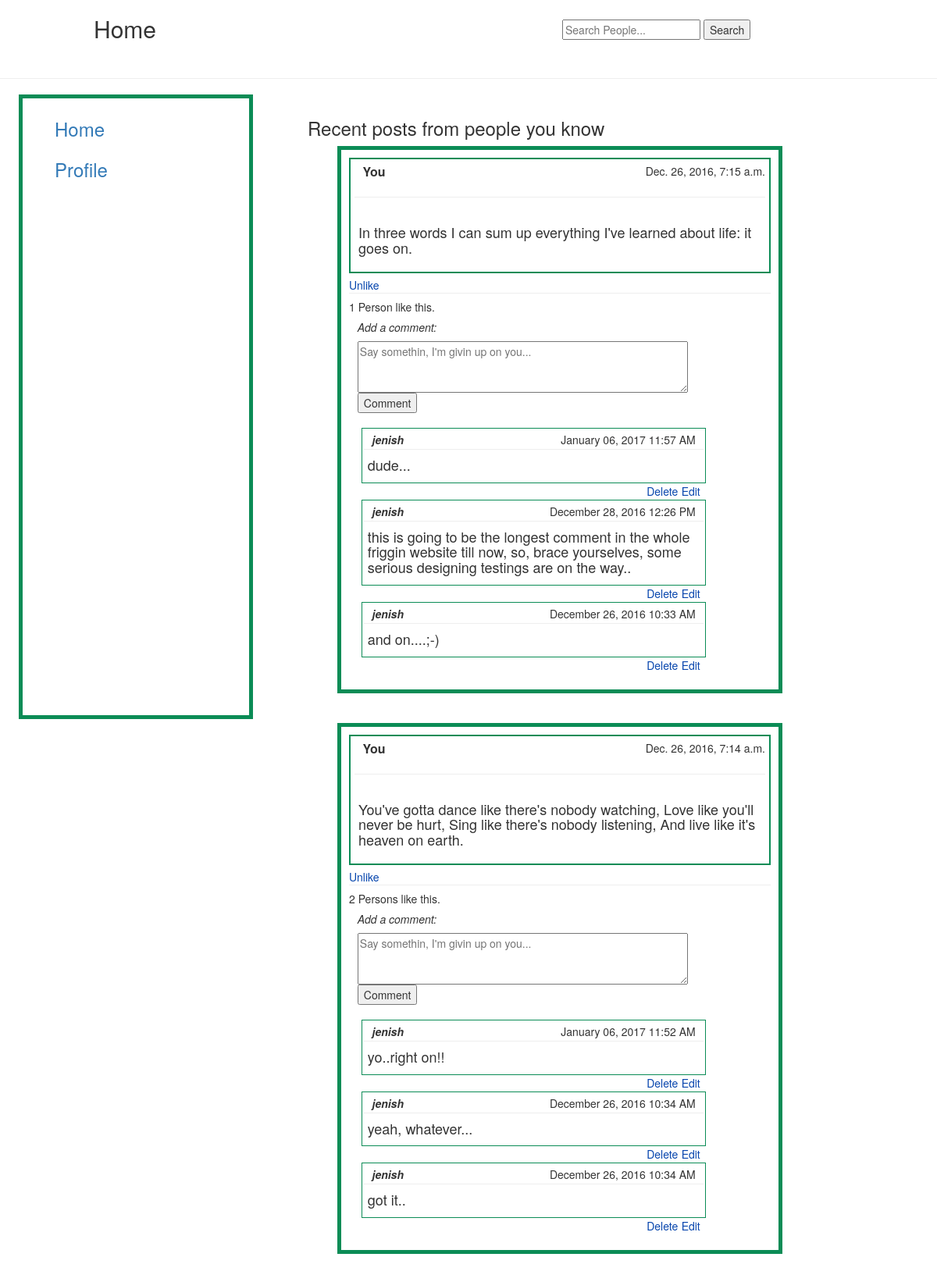
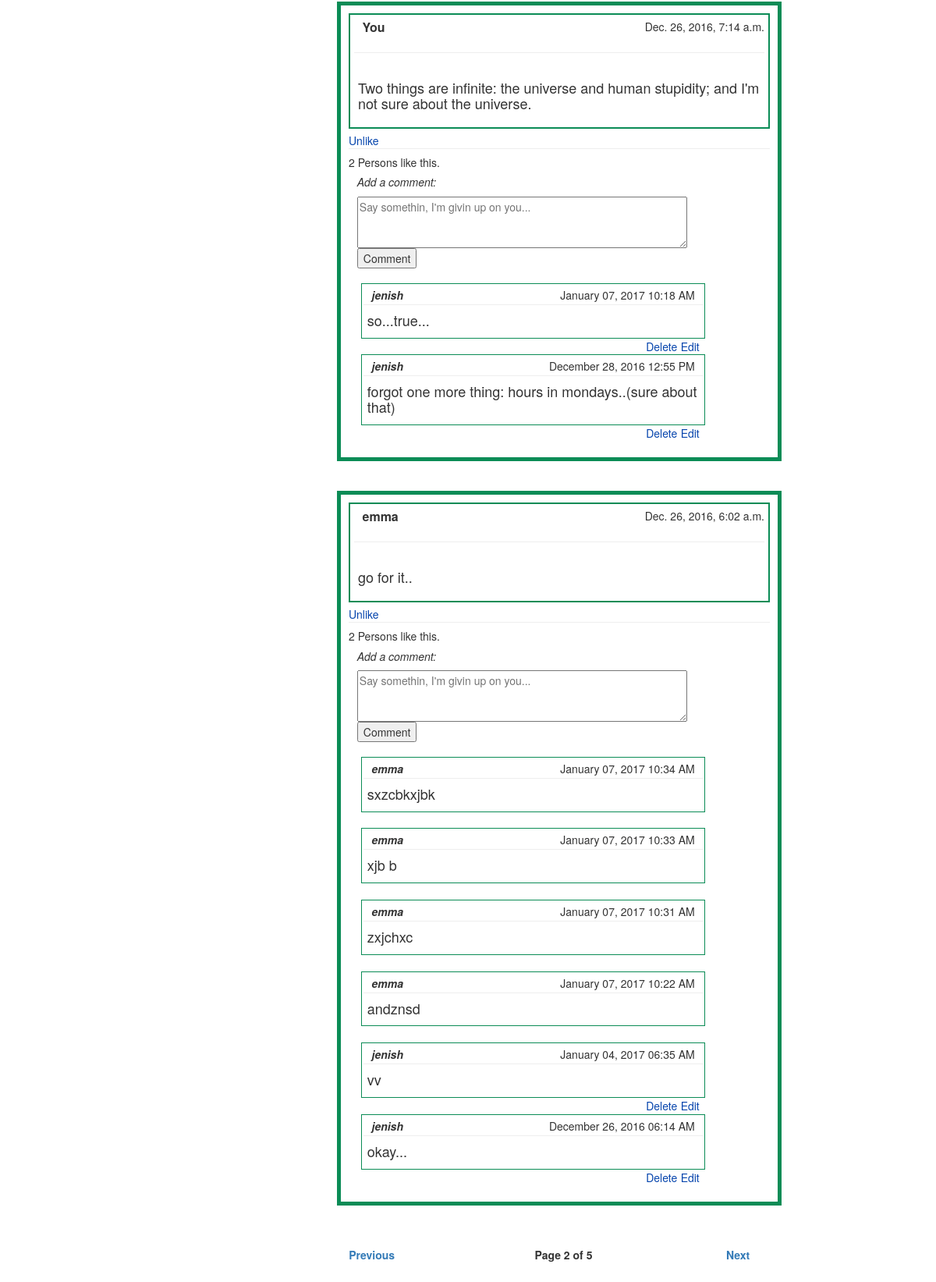
Page /profile/feed/?page=2 (signed in) on the committed database (2 pictures, top to bottom).
### userprofile/models.py (models this page shows, shortened)
class Post(models.Model):
	user = models.ForeignKey(User)
	text = models.CharField(max_length=1000)
	published_on = models.DateTimeField(auto_now_add=True)
	likes = models.PositiveSmallIntegerField(default=0, blank=True, null=True)
	like_flag = models.NullBooleanField(default=False)
	class Meta:
		ordering = ['-published_on']

class Comment(models.Model):
	user = models.ForeignKey(User)
	post = models.ForeignKey(Post)
	comment = models.CharField(max_length=1000)
	published_on = models.DateTimeField(auto_now_add=True)
	class Meta:
		ordering = ['-published_on']

### userprofile/views.py (the view)
def feed(request):
	if not request.user.is_authenticated:
		return HttpResponseRedirect(reverse('login:log_in'))
	else:
		user = request.user
		user_likes = Like.objects.filter(user=user)
		Post.objects.all().update(like_flag=False)
		for l in user_likes:
			post = Post.objects.get(id=l.post_id)
			post.like_flag = True
			post.save()
		posts = posts_in_feed(request)
		posts = sorted(posts, key = lambda x: x.published_on, reverse=True)
		paginator = Paginator(posts, 4)
		try:
			page_posts = paginator.page(request.GET.get('page'))
		except PageNotAnInteger:
			page_posts = paginator.page(1)
		except EmptyPage:
			page_posts = paginator.page(paginator.num_pages)
		return render(request, 'home.html',{'posts':page_posts,'user':user})

### userprofile/views.py (called while the page is built)
def posts_in_feed(request):
	user = request.user
	persons = Person.objects.filter(user=user)
	posts = []
	for person in persons:
			for p in Post.objects.filter(user=person.person):
				posts.append(p)
	for p in Post.objects.filter(user=user):
		posts.append(p)
	return posts

### userprofile/templates/home.html (shortened to what this page needs)
{% load staticfiles %}
<head>
	<link rel="stylesheet" href="https://maxcdn.bootstrapcdn.com/bootstrap/3.3.6/css/bootstrap.min.css">
</head>
<body style="background-color:#;">
	<div style="height:10%">
		<div style="margin-left:10%; width:40%; float:left;" ><h2>Home</h2></div>
		<div style="margin-right:10%; float:right; width:30%; margin-top:25px">
			<form method="GET" action="{% url 'userprofile:find_person' %}">
				<input  id="search_box" type="text" name="search_box"  placeholder="Search People..." >
				<button id="search_submit" type="submit" >Search</button>
			</form>
		</div>
	</div>
	<hr>
	<div class="col-lg-3 col-md-3" style="float:left; margin-left:2%; width:25%; border:#0b8c56 solid 5px; height:100%; background-color:#;">
		<div style="margin:10%"><a href="{% url 'userprofile:feed' %}"><h3>Home</h3></a></div>
		<div style="margin:10%"><a href="{% url 'userprofile:profile' %}"><h3>Profile</h3></a></div>
	</div>
	<div id="recent-posts" class="col-lg-9 col-md-9" style="background-color:#; float:left; padding:10px; width:65%; margin-left:5%; ">
		<div>
			<h3>Recent posts from people you know</h3>
			{% for post in posts %}
			<div id="div_post" postid="{{ post.id }}" class="col-lg-9 col-md-9" style="background-color:#; float:left; padding:10px; margin-left:5%; border:#0b8c56 solid 5px;margin-bottom:5%;">
				<div style="border:#0b8c56 solid 2px; padding:5px; margin-bottom:1%">
					<div style="float:right">{{ post.published_on }}</div>
					{% if post.user == request.user %}
						<div style="margin-left:2%;"><strong style="font-size: initial;">You</strong></div>
					{% else %}
						<div style="margin-left:2%;"><strong style="font-size: initial;">{{ post.user }}</strong></div>
					{% endif %}
					<hr>
					<div style="padding:5px">
						<h4>{{ post.text }}</h4>
					</div>
				</div>
				<div id="post-likes{{ post.id }}">
					{% if not post.like_flag %}
							<a class="like" onclick="like({{post.id}})" style="color:#0645ad; cursor:pointer;">Like</a>
					{% else %}
						<a class="unlike" onclick="unlike({{post.id}})" style="color:#0645ad; cursor:pointer;" >Unlike</a>
					{% endif %}
					<hr style="margin-top:0px; margin-bottom:0px;">
					<h5>{{ post.likes }} Person{{ post.likes|pluralize }} like this.</h5>
				</div>
				<div style="margin-left:2%">
					<h5><i>Add a comment:</i></h5>
					<form id="comment-form" onsubmit="return false">
						<textarea id="comment-text{{post.id}}" name="comment" placeholder="Say somethin, I'm givin up on you..."rows="3" style="width:80%" required="true"></textarea>
						<br>
						<button onclick="add_comment({{ post.id }})">Comment</button>
					</form>
				</div>
				<div id="comment-list{{post.id}}" style="padding:5px; margin-bottom:1%; margin-left:2%;">
					{% for c in post.comment_set.all %}
						<div id="comments{{c.id}}" style="width:85%; padding:2px; border:#0b8c56 solid 1px; margin-bottom:4%;">
							<div style="padding:2px; margin-left:2%; margin-top:px">
								<strong><i>{{ c.user }}</i></strong>
								<span style="float:right; margin-right:2%;">{{ c.published_on|date:"F d, o h:i A" }}</span>
							</div>
							<hr style="margin-top:0px; margin-bottom:5px">
							<div style="margin:5px;">
								<h4>{{ c.comment }}</h4>
							</div>
							{% if c.user == user %}
								<a style="cursor:pointer; color:#0645ad; float:right; margin-right:1%; margin-top:3px;" onclick="edit_comment_box({{c.id}})" >Edit</a>
								<a style="cursor:pointer; color:#0645ad; float:right; margin-right:1%; margin-top:3px;" onclick="delete_comment({{c.id}})" >Delete</a>
							{% endif %}
						</div>
					{% endfor %}
				</div>
			</div>
			{% endfor %}
		</div>
		<div class="pagination" style="margin:2%; margin-left:7%; width:95%">
    		<span class="step-links" style="float:left; width:33%">
        		{% if posts.has_previous %}
            		<STRONG><a href="?page={{ posts.previous_page_number }} ">Previous</a></STRONG>
        		{% endif %}
        	</span>
        	<span class="current" style="width:33%;">
            	<STRONG>Page {{ posts.number }} of {{ posts.paginator.num_pages }}</STRONG>
        	</span>
        	<span style="float:right; width:33%;">
        	{% if posts.has_next %}
            	<STRONG><a href="?page={{ posts.next_page_number }}">Next</a></STRONG>
        	{% endif %}
    		</span>
		</div>
	</div>
</body>

### rows in the picture
Post: published_on "Dec. 26, 2016, 7:15 a.m.", shows "You", text "In three words I can sum up everything I've learned about life: it goes on.", likes "1", comment "Say somethin, I'm givin up on you..."
Comment: user "jenish", published_on "January 06, 2017 11:57 AM", comment "dude..."
Comment: user "jenish", published_on "December 28, 2016 12:26 PM", comment "this is going to be the longest comment in the whole friggin website till now, so, brace yourselves, some serious designing testings are on the way.."
Comment: user "jenish", published_on "December 26, 2016 10:33 AM", comment "and on....;-)"
Post: published_on "Dec. 26, 2016, 7:14 a.m.", shows "You", text "You've gotta dance like there's nobody watching, Love like you'll never be hurt, Sing like there's nobody listening, And live like it's heaven on earth.", likes "2", comment "Say somethin, I'm givin up on you..."
Comment: user "jenish", published_on "January 06, 2017 11:52 AM", comment "yo..right on!!"
Comment: user "jenish", published_on "December 26, 2016 10:34 AM", comment "yeah, whatever..."
Comment: user "jenish", published_on "December 26, 2016 10:34 AM", comment "got it.."
Post: published_on "Dec. 26, 2016, 7:14 a.m.", shows "You", text "Two things are infinite: the universe and human stupidity; and I'm not sure about the universe.", likes "2", comment "Say somethin, I'm givin up on you..."
Comment: user "jenish", published_on "January 07, 2017 10:18 AM", comment "so...true..."
Comment: user "jenish", published_on "December 28, 2016 12:55 PM", comment "forgot one more thing: hours in mondays..(sure about that)"
Post: published_on "Dec. 26, 2016, 6:02 a.m.", user "emma", text "go for it..", likes "2", comment "Say somethin, I'm givin up on you..."
Comment: user "emma", published_on "January 07, 2017 10:34 AM", comment "sxzcbkxjbk"
Comment: user "emma", published_on "January 07, 2017 10:33 AM", comment "xjb b"
Comment: user "emma", published_on "January 07, 2017 10:31 AM", comment "zxjchxc"
Comment: user "emma", published_on "January 07, 2017 10:22 AM", comment "andznsd"
Comment: user "jenish", published_on "January 04, 2017 06:35 AM", comment "vv"
Comment: user "jenish", published_on "December 26, 2016 06:14 AM", comment "okay..."

### other values in the picture
{{ posts.number }} "2"
{{ posts.paginator.num_pages }} "5"
